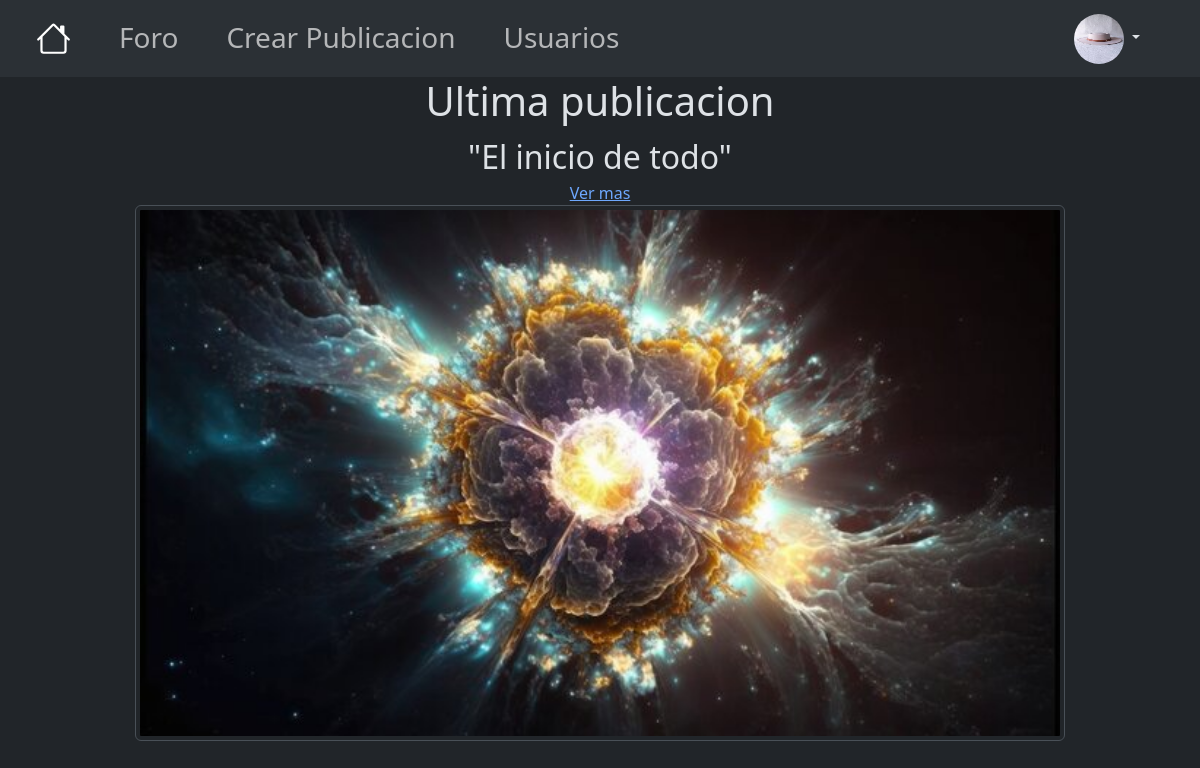
The page /index.php?id=1 (signed in) on the database its author committed.
### tables this page shows
CREATE TABLE `customizacion` (
  `id` int(11) NOT NULL,
  `id_usuario` int(11) NOT NULL,
  `background` varchar(255) NOT NULL,
  `profile_pic` varchar(255) NOT NULL
);

CREATE TABLE `noticias` (
  `id` int(11) NOT NULL,
  `id_user` int(11) NOT NULL,
  `id_categoria` int(11) NOT NULL,
  `titulo` varchar(255) NOT NULL,
  `descripcion` text NOT NULL,
  `imagen` varchar(255) NOT NULL,
  `likes` int(11) NOT NULL,
  `fecha_creacion` varchar(255) NOT NULL
);

### includes/userdata.php (called while the page is built, shortened)
<?php
require_once('dbasile.php');
    $sql = 'SELECT * FROM customizacion WHERE id_usuario = ?';
    $stmt = $conx->prepare($sql);
    $stmt->bind_param('i', $id);
    $stmt->execute();
    $resultadoSTMT2 = $stmt->get_result();
    $fila2 = $resultadoSTMT2->fetch_object();
?>

### index.php (the view, shortened to what this page needs)
<!DOCTYPE html>
<html lang="en" data-bs-theme="dark">
<head>
    <link href="https://cdn.jsdelivr.net/npm/bootstrap@5.3.2/dist/css/bootstrap.min.css" rel="stylesheet">
</head>
<body>
    <div> <?php include_once('includes/navbar.php') ?></div>
<?php
$sql = 'SELECT * FROM noticias';
$stmt = $conx->prepare($sql);
$stmt->execute();
$stmtRes = $stmt->get_result();
while ($filaDate = $stmtRes->fetch_object()){
    $latestID = $filaDate->id;
    }
$sql = 'SELECT * FROM noticias WHERE id = ?';
$stmt = $conx->prepare($sql);
$stmt->bind_param('i', $latestID);
$stmt->execute();
$resultadoSTMT_noticia = $stmt->get_result();
$filaN = $resultadoSTMT_noticia->fetch_object();
 ?>
    <h1 class="text-center">Ultima publicacion</h1>
    <div class="container">
        <div class="row">
            <div class="text-center">
                <footer class="fs-2"> "<?php echo $filaN->titulo ?>"</footer>
                <div><a href="<?php echo 'view/forum/publicacion.php?id='.$id.'&publicacion='.$latestID ?>">Ver mas</a></div>
                <img class="img-thumbnail rounded col-10 text-center" height="500px" src=" <?php echo $filaN->imagen ?>" alt="Imagen no disponible">
            </div>
        </div>
    </div>
</body>
</html>

### includes/navbar.php (shortened to what this page needs)
<?php $id = isset($_GET['id']) ? $_GET['id'] : 0; ?>
<?php require('userdata.php'); ?>
<nav class="navbar navbar-expand-lg bg-body-tertiary">
  <div class="container-fluid">
    <div class="collapse navbar-collapse" id="navbarSupportedContent">
      <ul class="navbar-nav me-auto mb-2 mb-lg-0">
        <li class="nav-item px-3">
          <a class="nav-link active" aria-current="page" href= <?php echo "http://localhost/Programaci%C3%B3n/loginBasile/index.php?id=".$id ?>>
          </a>
        </li>
        <li class="nav-item px-3">
          <a class="nav-link fs-3 lato-thin" href= <?php echo "http://localhost/Programaci%C3%B3n/loginBasile/view/forum/foro.php?id=".$id ?>>Foro</a>
        </li>
        <li class="nav-item px-3">
          <a class="nav-link fs-3" href= <?php echo "http://localhost/Programaci%C3%B3n/loginBasile/view/forum/crear.php?id=".$id ?>>Crear Publicacion</a>
        </li>
        <li class="nav-item px-3">
          <a class="nav-link fs-3" href= <?php echo "http://localhost/Programaci%C3%B3n/loginBasile/view/user/userList.php?id=".$id ?>>Usuarios</a>
        </li>
    </ul>
    <?php if(isset($_SESSION['regularUser']) || isset($_SESSION['administrador']) && $id != '0') {?>
        <div class="dropdown px-5">
    <a class="nav-link dropdown-toggle" href='#' role="button" data-bs-toggle="dropdown" aria-expanded="false">
    <img class="rounded-circle" height="50" width="50" alt="wo" src=" <?php echo $fila2->profile_pic ?>"/>
    </a>
    </div>
    <?php } ?>
    </div>
  </div>
</nav>

### rows shown on the page
customizacion: profile_pic (picture)
noticias: titulo "El inicio de todo", imagen (picture)
